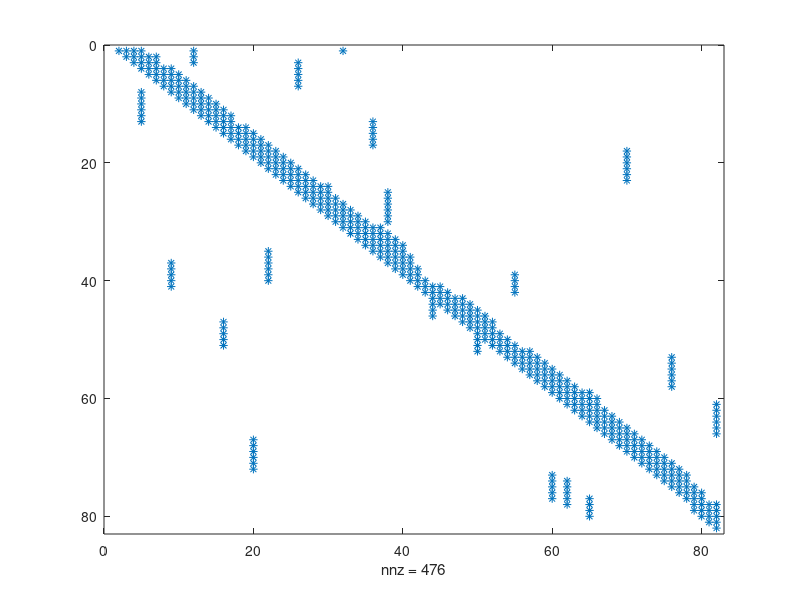
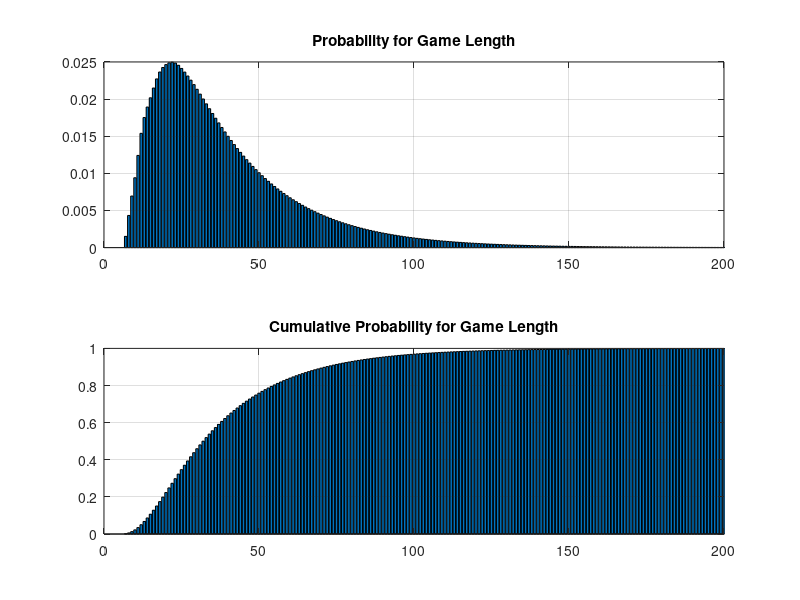

Here is the MATLAB script that generated these plots, in order:
%CHUTE    Chutes and ladders analysis.
%   Probability of finishing in exactly n moves and in at least n moves.

N = 100;   % Start at square zero, finish at square N.

% "+1" translates square to state.
top = [ 1  4  9 16 21 28 36 47 49 51 56 62 64 71 80  87 93 95 98] + 1;
bot = [38 14 31  6 42 84 44 26 11 67 53 19 60 91 100 24 73 75 78] + 1;

P = toeplitz(zeros(1,N+1),[0 ones(1,6) zeros(1,N-6)]);
for k = N-4:N+1, P(k,k) = k-N+5; end
P = P/6;

for k = 1:length(top)
    r = top(k); s = bot(k);     % Chute or ladder from r to s.
    P(:,s) = P(:,s) + P(:,r);   % Add column r to column s.
end
P(top,:) = [];  P(:,top) = [];  % Remove starts of chutes and ladders.

figure(1)
spy(P)

M = 200;
cumprob = zeros(M,1);
cumprob(1) = P(1,end);
v = P(1,:);
for n = 2:M
    v = v*P;
    cumprob(n) = v(end);
end

figure(2)
colormap lines
subplot(2,1,1)
bar(diff([0;cumprob]))
title('Probability for Game Length')
grid on
xlim([0 M])
subplot(2,1,2)
bar(cumprob)
title('Cumulative Probability for Game Length')
grid on
xlim([0 M])
